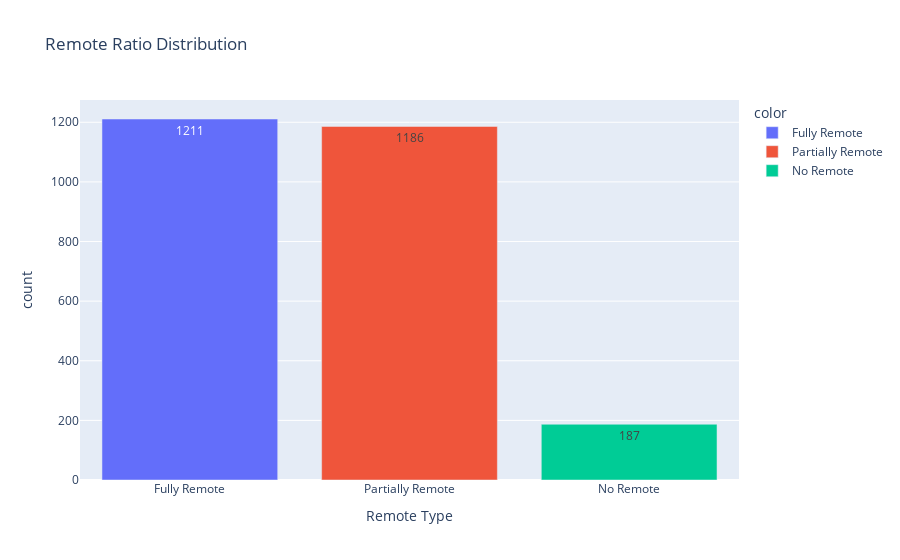

This figure's notebook cell:
### Markdown cell above
👉 Trực quan hóa trường dữ liệu "remote_ratio" bằng biểu đồ cột:

### Code cell
remote_type = ['Fully Remote', 'Partially Remote', 'No Remote']

fig = px.bar(x = remote_type, y = salaries_df['remote_ratio'].value_counts().values,
       color = remote_type, text = salaries_df['remote_ratio'].value_counts().values,
       title = 'Remote Ratio Distribution')

fig.update_layout( xaxis_title = "Remote Type", yaxis_title = "count")
fig.show()

### Figure 1 — Plotly figure (JSON) as saved in the notebook; plotly's stock layout.template omitted (floating-point values rounded to 4 significant figures)
{"data": [{"alignmentgroup": "True", "hovertemplate": "color=Fully Remote<br>x=%{x}<br>y=%{y}<br>text=%{text}<extra></extra>", "legendgroup": "Fully Remote", "marker": {"color": "#636efa", "pattern": {"shape": ""}}, "name": "Fully Remote", "offsetgroup": "Fully Remote", "orientation": "v", "showlegend": true, "text": [1211], "textposition": "auto", "type": "bar", "x": ["Fully Remote"], "xaxis": "x", "y": [1211], "yaxis": "y"}, {"alignmentgroup": "True", "hovertemplate": "color=Partially Remote<br>x=%{x}<br>y=%{y}<br>text=%{text}<extra></extra>", "legendgroup": "Partially Remote", "marker": {"color": "#EF553B", "pattern": {"shape": ""}}, "name": "Partially Remote", "offsetgroup": "Partially Remote", "orientation": "v", "showlegend": true, "text": [1186], "textposition": "auto", "type": "bar", "x": ["Partially Remote"], "xaxis": "x", "y": [1186], "yaxis": "y"}, {"alignmentgroup": "True", "hovertemplate": "color=No Remote<br>x=%{x}<br>y=%{y}<br>text=%{text}<extra></extra>", "legendgroup": "No Remote", "marker": {"color": "#00cc96", "pattern": {"shape": ""}}, "name": "No Remote", "offsetgroup": "No Remote", "orientation": "v", "showlegend": true, "text": [187], "textposition": "auto", "type": "bar", "x": ["No Remote"], "xaxis": "x", "y": [187], "yaxis": "y"}], "layout": {"barmode": "relative", "legend": {"title": {"text": "color"}, "tracegroupgap": 0}, "title": {"text": "Remote Ratio Distribution"}, "xaxis": {"anchor": "y", "domain": [0, 1], "title": {"text": "Remote Type"}}, "yaxis": {"anchor": "x", "domain": [0, 1], "title": {"text": "count"}}}}
